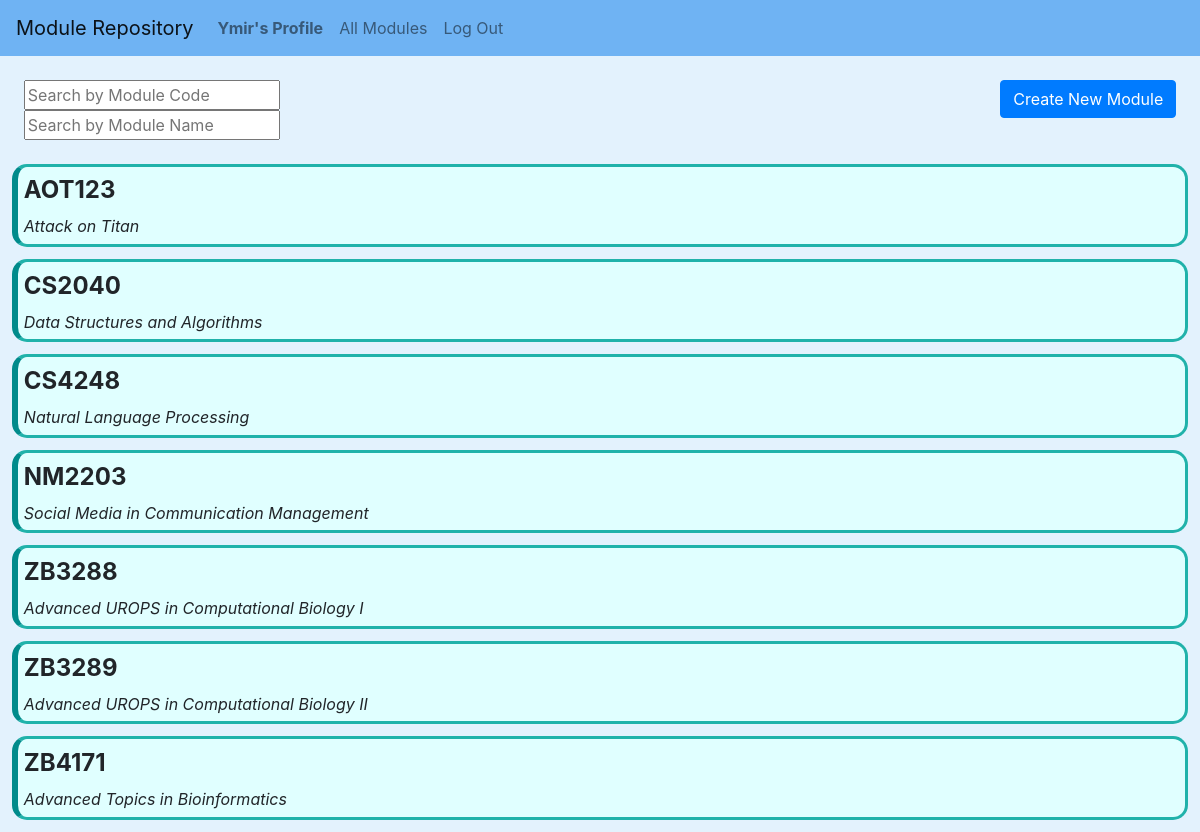
/home (signed in), run on the app's committed database.
### network/models.py (models this page shows, shortened)
class User(AbstractUser):
    identification = models.CharField(max_length=9, null=True, blank=True)
    photo = models.ImageField(upload_to="images/", default="images/default_image.png")

class Module(models.Model):
    module_code = models.CharField(max_length=30, null=True, blank=True)
    module_name = models.CharField(max_length=200, null=True, blank=True)
    module_summary = models.CharField(max_length=3000, null=True, blank=True)

### network/views.py (the view)
# urls.py: path("home", views.index, name="index"),
@login_required
def index(request):
    modules = Module.objects.all().order_by('module_code')
    return render(request, "network/index.html", {"modules": modules})

### network/templates/network/index.html (shortened to what this page needs)
{% extends "network/layout.html" %}
{% load static %}
{% block body %}
<div class="tools">
    <div>
        <form method="POST" id="code_search">
            <input id="code_value" type="text" placeholder="Search by Module Code">
        </form>
        <form method="POST" id="name_search">
            <input id="name_value" type="text" placeholder="Search by Module Name" >
        </form>
    </div>
    <form action="{% url 'new_module' %}" id="new_module_button">
        <input class="btn btn-primary" type="submit" value="Create New Module">
    </form>
</div>
<div class="modulelist">
    {% for module in modules %}
        <div class="module" id="{{ module.module_code }}">
            <div class="code">{{ module.module_code }}</div>
            <div class="name">{{ module.module_name }}</div>
        </div>
    {% endfor %}
</div>
{% endblock %}

### network/templates/network/layout.html (shortened to what this page needs)
{% load static %}
<!DOCTYPE html>
<html lang="en">
    <head>
        <link rel="stylesheet"
            href="https://stackpath.bootstrapcdn.com/bootstrap/4.4.1/css/bootstrap.min.css"
        >
        <link href="{% static 'network/styles.css' %}" rel="stylesheet">
    </head>
    <body id="body">
        <nav class="navbar navbar-expand-lg navbar-light" style="background-color: #6fb3f3;" >
            <a class="navbar-brand">Module Repository</a>
            <div>
              <ul class="navbar-nav mr-auto">
                {% if user.is_authenticated %}
                    <li class="nav-item">
                        <a class="nav-link" href="/profile/{{user.username}}"><strong> {{ user.username }}'s Profile</strong></a>
                    </li>
                    <li class="nav-item">
                        <a class="nav-link" href="{% url 'index' %}">All Modules</a>
                    </li>
                    <li class="nav-item">
                        <a class="nav-link" href="{% url 'logout' %}">Log Out</a>
                    </li>
                {% endif %}
              </ul>
            </div>
          </nav>
        <div class="body">
            {% block body %}
            {% endblock %}
        </div>
    </body>
</html>

### network/static/network/styles.css (style rules this page uses)
#body { background-color: #e3f2fd; }
.tools { justify-content: space-between; margin: 1%; display: flex; flex-wrap: wrap; align-items: flex-start; }
.tools > * { margin: 1% }
.module { margin: 1%; border-radius: 15px; border-style: solid; border-width: medium; border-color: lightseagreen; border-left: 6px solid darkcyan; background-color: lightcyan; }
.module > * { margin: 0.5%; }
.code { font-weight: bold; font-size: x-large; }
.module > .name { font-style: italic; }

### data on the page
User: username "Ymir"
Module: module_code "AOT123", module_name "Attack on Titan"
Module: module_code "CS2040", module_name "Data Structures and Algorithms"
Module: module_code "CS4248", module_name "Natural Language Processing"
Module: module_code "NM2203", module_name "Social Media in Communication Management"
Module: module_code "ZB3288", module_name "Advanced UROPS in Computational Biology I"
Module: module_code "ZB3289", module_name "Advanced UROPS in Computational Biology II"
Module: module_code "ZB4171", module_name "Advanced Topics in Bioinformatics"
